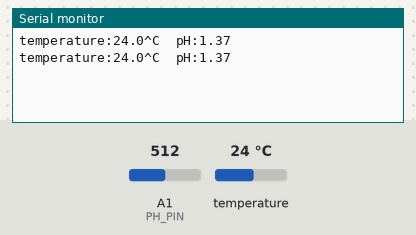
Recording of a sketch running on a simulated Arduino Uno, built with avr-gcc and run on an emulated ATmega328P. Shown: the last lines printed to the serial monitor. The inputs (shaded band) are chosen by the test bench; at power-on: temperature 24 °C, A1 (PH_PIN) = 512.

Above: at 2.8 s.
2.9 s: temperature set to 12 °C
At 3.8 s:
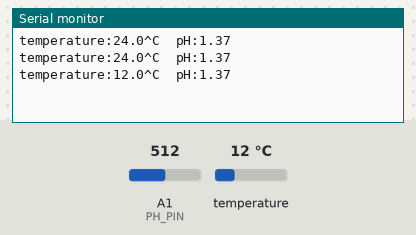
4.4 s: A1 (PH_PIN) set to 716
At 5.6 s:
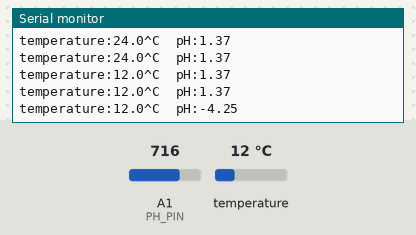
5.9 s: temperature set to 19 °C
At 6.4 s:
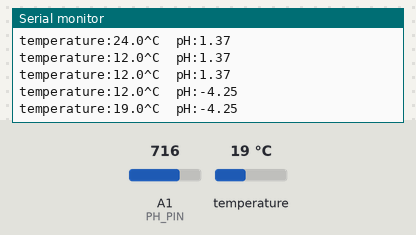
7.4 s: A1 (PH_PIN) set to 900
At 8.8 s:
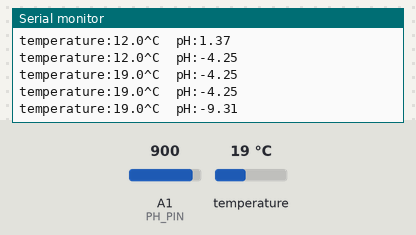
Timing chart, 0 to 9.9 s (numbered marks = the images above; inputs shaded):
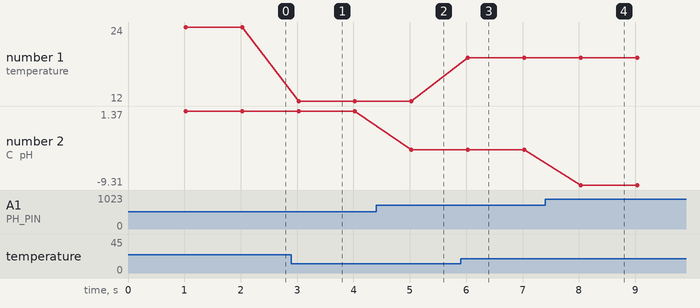

Measured:
- after the input at 2.9 s, the serial monitor: prints a new line after 0.13 s (image 1)
- after the input at 4.4 s, the serial monitor: prints a new line after 0.63 s (image 2)
- after the input at 5.9 s, the serial monitor: prints a new line after 0.13 s (image 3)
- after the input at 7.4 s, the serial monitor: prints a new line after 0.63 s (image 4)
- plotted number 1: 24 → 12 after the input at 2.9 s, 12 → 19 after the input at 5.9 s
- plotted number 2: 1.37 → -4.25 after the input at 4.4 s, -4.25 → -9.31 after the input at 7.4 s

The sketch:

ph_calibration.ino
```cpp
// (licence header left out)
#include "DFRobot_PH.h"
#include <EEPROM.h>
#include <OneWire.h>

#define PH_PIN A1
#define TEMP_PIN 3
float voltage,phValue,temperature = 25;
DFRobot_PH ph;
OneWire ds(TEMP_PIN);

void setup()
{
    Serial.begin(115200);
    ph.begin();
}

void loop()
{
    static unsigned long timepoint = millis();
    if(millis()-timepoint>1000U){                  //time interval: 1s
        timepoint = millis();
        temperature = readTemperature();         // read your temperature sensor to execute temperature compensation
        voltage = analogRead(PH_PIN)/1024.0*5000;  // read the voltage
        phValue = ph.readPH(voltage,temperature);  // convert voltage to pH with temperature compensation
        Serial.print("temperature:");
        Serial.print(temperature,1);
        Serial.print("^C  pH:");
        Serial.println(phValue,2);
    }
    ph.calibration(voltage,temperature);           // calibration process by Serail CMD
}

float readTemperature()
{
  //returns the temperature from one DS18S20 in DEG Celsius
  byte data[12];
  byte addr[8];

  if ( !ds.search(addr)) {
      //no more sensors on chain, reset search
      ds.reset_search();
      return -1000;
  }

  if ( OneWire::crc8( addr, 7) != addr[7]) {
      //Serial.println("CRC is not valid!");
      return -1001;
  }

  if ( addr[0] != 0x10 && addr[0] != 0x28) {
      //Serial.print("Device is not recognized");
      return -1002;
  }

  ds.reset();
  ds.select(addr);
  ds.write(0x44,1); // start conversion, with parasite power on at the end

  byte present = ds.reset();
  ds.select(addr);
  ds.write(0xBE); // Read Scratchpad

  for (int i = 0; i < 9; i++) { // we need 9 bytes
    data[i] = ds.read();
  }

  ds.reset_search();

  byte MSB = data[1];
  byte LSB = data[0];

  float tempRead = ((MSB << 8) | LSB); //using two's compliment
  float TemperatureSum = tempRead / 16;

  return TemperatureSum;
}
```
